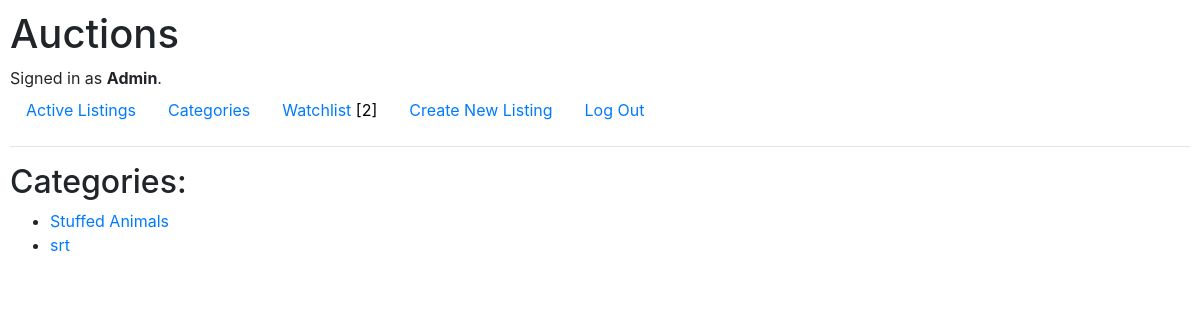
The page /categories (signed in) on the database as committed earlier.
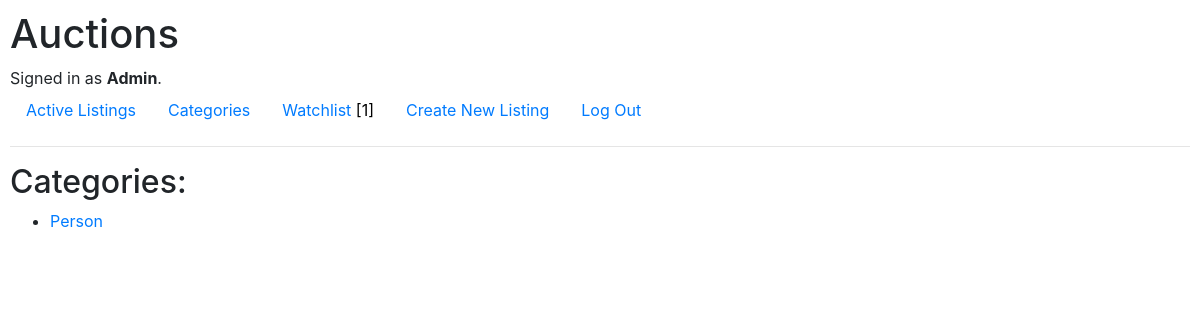
The same page on the database as committed later.
### auctions/models.py (models this page shows, shortened)
class User(AbstractUser):
    pass

class Listings(models.Model):
    lister = models.ForeignKey(User, on_delete=models.CASCADE)
    listing_id = models.CharField(max_length=64, primary_key=True)
    title = models.CharField(max_length=64, blank=False)
    description = models.TextField(blank=False)
    photo = models.URLField(default="https://t4.ftcdn.net/jpg/04/70/29/97/360_F_470299797_UD0eoVMMSUbHCcNJCdv2t8B2g1GVqYgs.jpg", blank=False)
    category = models.CharField(max_length=64, blank=True)
    starting_bid = models.FloatField(max_length=64, default=0, blank=False)
    number_of_bids = models.IntegerField(default=0)
    time_of_listing = models.DateTimeField(auto_now_add=True)
    active = models.BooleanField(default=True, blank=False)
    winner = models.ForeignKey(User, on_delete=models.CASCADE, related_name="winner", blank=True, null=True)

### auctions/views.py (the view)
# urls.py: path("categories", views.category_view, name="category_view"),
def category_view(request):
    category_list = []
    for objects in Listings.objects.all():
        if objects.category not in category_list:
            category_list.append(objects.category)
    user = request.user.get_username()
    number_of_watched_items = number_watched_items(user)
    return render(request, "auctions/category_list.html", {
        "info": category_list,
        "number_of_watched_items": number_of_watched_items
    })

### auctions/views.py (called while the page is built)
def number_watched_items(user):
    number_of_watched_items = 0
    try:
        user = User.objects.get(username=user)
        watchlist_object = Watchlist.objects.filter(watcher=user)
        number_of_watched_items = watchlist_object.count()
    except User.DoesNotExist:
        number_of_watched_items = 0
    return number_of_watched_items

### auctions/templates/auctions/category_list.html
{% extends "auctions/layout.html" %}
{% block body %}
    <h2>Categories: </h2>
    <ul>
        {% for objects in info %}
            <li>
                <a href="{% url 'category_listings' objects %}">{{ objects }}</a>
            </li>
        {% endfor %}
    </ul>
{% endblock %}

### auctions/templates/auctions/layout.html (shortened to what this page needs)
{% load static %}
<!DOCTYPE html>
<html lang="en">
    <head>
        <link rel="stylesheet" href="https://stackpath.bootstrapcdn.com/bootstrap/4.4.1/css/bootstrap.min.css">
        <link href="{% static 'auctions/styles.css' %}" rel="stylesheet">
    </head>
    <body>
        <h1>Auctions</h1>
        <div>
            {% if user.is_authenticated %}
                Signed in as <strong>{{ user.username }}</strong>.
            {% else %}
                Not signed in.
            {% endif %}
        </div>
        <ul class="nav">
            <li class="nav-item">
                <a class="nav-link" href="{% url 'index' %}">Active Listings</a>
            </li>
            <li class="nav-item">
                <a class="nav-link" href="{% url 'category_view' %}">Categories</a>
            </li>
            {% if user.is_authenticated %}
                <li class="nav-item d-flex align-items-center">
                    <a class="nav-link" href="{% url 'watchlist' %}">Watchlist
                        <span class="watcher_count" style="color: black;">
                            [{{ number_of_watched_items }}]
                        </span>
                    </a>
                </li>
                <li class="nav-item">
                    <a class="nav-link" href="{% url 'newListing' %}">Create New Listing</a>
                </li>
                <li class="nav-item">
                    <a class="nav-link" href="{% url 'logout' %}">Log Out</a>
                </li>
            {% endif %}
        </ul>
        <hr>
        {% block body %}
        {% endblock %}
    </body>
</html>

### auctions/static/auctions/styles.css (style rules this page uses)
body { padding: 10px; }
.watcher_count { display: inline; }

Rows that differ between the two databases and show on the page:
removed Listings: info "Stuffed Animals"
removed Listings: info "srt"
added Listings: info "Person"
Other text that changed with them:
{{ number_of_watched_items }}: "2" → "1"
